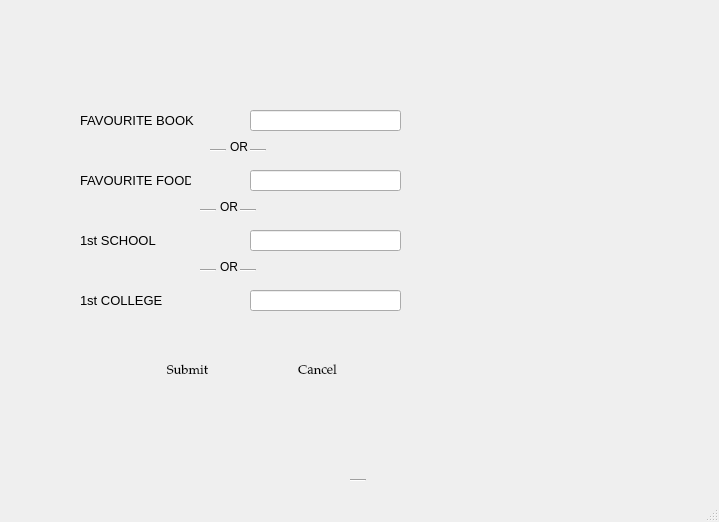
<?xml version="1.0" encoding="UTF-8"?>
<ui version="4.0">
 <class>forgetpassword</class>
 <widget class="QMainWindow" name="forgetpassword">
  <property name="geometry">
   <rect>
    <x>0</x>
    <y>0</y>
    <width>719</width>
    <height>522</height>
   </rect>
  </property>
  <property name="windowTitle">
   <string>MainWindow</string>
  </property>
  <widget class="QWidget" name="centralwidget">
   <widget class="QLabel" name="label">
    <property name="geometry">
     <rect>
      <x>-10</x>
      <y>-30</y>
      <width>731</width>
      <height>571</height>
     </rect>
    </property>
    <property name="text">
     <string/>
    </property>
    <property name="pixmap">
     <pixmap resource="pic.qrc">:/newPrefix/White-Lock-Wallpaper-1080x2340-.jpg</pixmap>
    </property>
   </widget>
   <widget class="QLabel" name="label_2">
    <property name="geometry">
     <rect>
      <x>80</x>
      <y>110</y>
      <width>121</width>
      <height>20</height>
     </rect>
    </property>
    <property name="font">
     <font>
      <family>Nirmala UI</family>
      <pointsize>10</pointsize>
      <weight>50</weight>
      <bold>false</bold>
     </font>
    </property>
    <property name="text">
     <string>FAVOURITE BOOK</string>
    </property>
   </widget>
   <widget class="QLabel" name="label_3">
    <property name="geometry">
     <rect>
      <x>80</x>
      <y>170</y>
      <width>111</width>
      <height>20</height>
     </rect>
    </property>
    <property name="font">
     <font>
      <family>Nirmala UI</family>
      <pointsize>10</pointsize>
     </font>
    </property>
    <property name="text">
     <string>FAVOURITE FOOD</string>
    </property>
   </widget>
   <widget class="QLineEdit" name="q1">
    <property name="geometry">
     <rect>
      <x>250</x>
      <y>110</y>
      <width>151</width>
      <height>21</height>
     </rect>
    </property>
   </widget>
   <widget class="QLineEdit" name="q2">
    <property name="geometry">
     <rect>
      <x>250</x>
      <y>170</y>
      <width>151</width>
      <height>21</height>
     </rect>
    </property>
    <property name="echoMode">
     <enum>QLineEdit::Password</enum>
    </property>
   </widget>
   <widget class="QLabel" name="invalid">
    <property name="geometry">
     <rect>
      <x>250</x>
      <y>310</y>
      <width>251</width>
      <height>31</height>
     </rect>
    </property>
    <property name="font">
     <font>
      <family>MS Shell Dlg 2</family>
      <pointsize>10</pointsize>
     </font>
    </property>
    <property name="styleSheet">
     <string notr="true">color: rgb(255, 3, 3);</string>
    </property>
    <property name="text">
     <string/>
    </property>
   </widget>
   <widget class="QPushButton" name="ok_">
    <property name="geometry">
     <rect>
      <x>280</x>
      <y>360</y>
      <width>75</width>
      <height>21</height>
     </rect>
    </property>
    <property name="font">
     <font>
      <family>Palatino Linotype</family>
      <pointsize>10</pointsize>
      <weight>50</weight>
      <bold>false</bold>
     </font>
    </property>
    <property name="styleSheet">
     <string notr="true">background-color: rgb(255, 255, 255);</string>
    </property>
    <property name="text">
     <string>Cancel</string>
    </property>
    <property name="default">
     <bool>true</bool>
    </property>
    <property name="flat">
     <bool>true</bool>
    </property>
   </widget>
   <widget class="QLineEdit" name="q3">
    <property name="geometry">
     <rect>
      <x>250</x>
      <y>230</y>
      <width>151</width>
      <height>21</height>
     </rect>
    </property>
    <property name="echoMode">
     <enum>QLineEdit::Password</enum>
    </property>
   </widget>
   <widget class="QLabel" name="label_4">
    <property name="geometry">
     <rect>
      <x>80</x>
      <y>230</y>
      <width>131</width>
      <height>20</height>
     </rect>
    </property>
    <property name="font">
     <font>
      <family>Nirmala UI</family>
      <pointsize>10</pointsize>
     </font>
    </property>
    <property name="text">
     <string>1st SCHOOL</string>
    </property>
   </widget>
   <widget class="QPushButton" name="ok_1">
    <property name="geometry">
     <rect>
      <x>150</x>
      <y>360</y>
      <width>75</width>
      <height>21</height>
     </rect>
    </property>
    <property name="font">
     <font>
      <family>Palatino Linotype</family>
      <pointsize>10</pointsize>
      <weight>50</weight>
      <bold>false</bold>
     </font>
    </property>
    <property name="styleSheet">
     <string notr="true">background-color: rgb(255, 255, 255);</string>
    </property>
    <property name="text">
     <string>Submit</string>
    </property>
    <property name="default">
     <bool>true</bool>
    </property>
    <property name="flat">
     <bool>true</bool>
    </property>
   </widget>
   <widget class="QLineEdit" name="q4">
    <property name="geometry">
     <rect>
      <x>250</x>
      <y>290</y>
      <width>151</width>
      <height>21</height>
     </rect>
    </property>
    <property name="echoMode">
     <enum>QLineEdit::Password</enum>
    </property>
   </widget>
   <widget class="QLabel" name="label_5">
    <property name="geometry">
     <rect>
      <x>80</x>
      <y>290</y>
      <width>131</width>
      <height>20</height>
     </rect>
    </property>
    <property name="font">
     <font>
      <family>Nirmala UI</family>
      <pointsize>10</pointsize>
     </font>
    </property>
    <property name="text">
     <string>1st COLLEGE</string>
    </property>
   </widget>
   <widget class="QLabel" name="label_6">
    <property name="geometry">
     <rect>
      <x>230</x>
      <y>140</y>
      <width>47</width>
      <height>13</height>
     </rect>
    </property>
    <property name="text">
     <string>OR</string>
    </property>
   </widget>
   <widget class="QLabel" name="label_7">
    <property name="geometry">
     <rect>
      <x>220</x>
      <y>260</y>
      <width>47</width>
      <height>13</height>
     </rect>
    </property>
    <property name="text">
     <string>OR</string>
    </property>
   </widget>
   <widget class="QLabel" name="label_8">
    <property name="geometry">
     <rect>
      <x>220</x>
      <y>200</y>
      <width>47</width>
      <height>13</height>
     </rect>
    </property>
    <property name="text">
     <string>OR</string>
    </property>
   </widget>
   <widget class="Line" name="line_2">
    <property name="geometry">
     <rect>
      <x>250</x>
      <y>140</y>
      <width>16</width>
      <height>20</height>
     </rect>
    </property>
    <property name="frameShadow">
     <enum>QFrame::Sunken</enum>
    </property>
    <property name="orientation">
     <enum>Qt::Horizontal</enum>
    </property>
   </widget>
   <widget class="Line" name="line_3">
    <property name="geometry">
     <rect>
      <x>210</x>
      <y>140</y>
      <width>16</width>
      <height>20</height>
     </rect>
    </property>
    <property name="frameShadow">
     <enum>QFrame::Sunken</enum>
    </property>
    <property name="orientation">
     <enum>Qt::Horizontal</enum>
    </property>
   </widget>
   <widget class="Line" name="line_4">
    <property name="geometry">
     <rect>
      <x>350</x>
      <y>470</y>
      <width>16</width>
      <height>20</height>
     </rect>
    </property>
    <property name="frameShadow">
     <enum>QFrame::Sunken</enum>
    </property>
    <property name="orientation">
     <enum>Qt::Horizontal</enum>
    </property>
   </widget>
   <widget class="Line" name="line_5">
    <property name="geometry">
     <rect>
      <x>200</x>
      <y>260</y>
      <width>16</width>
      <height>20</height>
     </rect>
    </property>
    <property name="frameShadow">
     <enum>QFrame::Sunken</enum>
    </property>
    <property name="orientation">
     <enum>Qt::Horizontal</enum>
    </property>
   </widget>
   <widget class="Line" name="line_6">
    <property name="geometry">
     <rect>
      <x>240</x>
      <y>260</y>
      <width>16</width>
      <height>20</height>
     </rect>
    </property>
    <property name="frameShadow">
     <enum>QFrame::Sunken</enum>
    </property>
    <property name="orientation">
     <enum>Qt::Horizontal</enum>
    </property>
   </widget>
   <widget class="Line" name="line_7">
    <property name="geometry">
     <rect>
      <x>200</x>
      <y>200</y>
      <width>16</width>
      <height>20</height>
     </rect>
    </property>
    <property name="frameShadow">
     <enum>QFrame::Sunken</enum>
    </property>
    <property name="orientation">
     <enum>Qt::Horizontal</enum>
    </property>
   </widget>
   <widget class="Line" name="line_8">
    <property name="geometry">
     <rect>
      <x>240</x>
      <y>200</y>
      <width>16</width>
      <height>20</height>
     </rect>
    </property>
    <property name="frameShadow">
     <enum>QFrame::Sunken</enum>
    </property>
    <property name="orientation">
     <enum>Qt::Horizontal</enum>
    </property>
   </widget>
  </widget>
  <widget class="QMenuBar" name="menubar">
   <property name="geometry">
    <rect>
     <x>0</x>
     <y>0</y>
     <width>719</width>
     <height>21</height>
    </rect>
   </property>
  </widget>
  <widget class="QStatusBar" name="statusbar"/>
 </widget>
 <tabstops>
  <tabstop>q1</tabstop>
  <tabstop>q2</tabstop>
  <tabstop>q3</tabstop>
  <tabstop>q4</tabstop>
  <tabstop>ok_1</tabstop>
  <tabstop>ok_</tabstop>
 </tabstops>
 <resources>
  <include location="pic.qrc"/>
 </resources>
 <connections/>
</ui>
